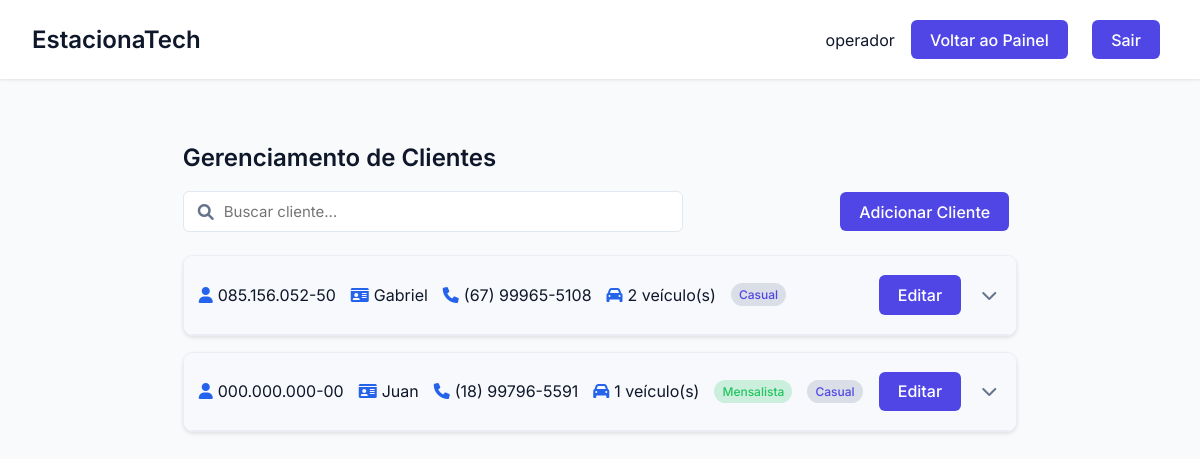
Before: /cliente/gerenciar_clientes (signed in) with the older database file.
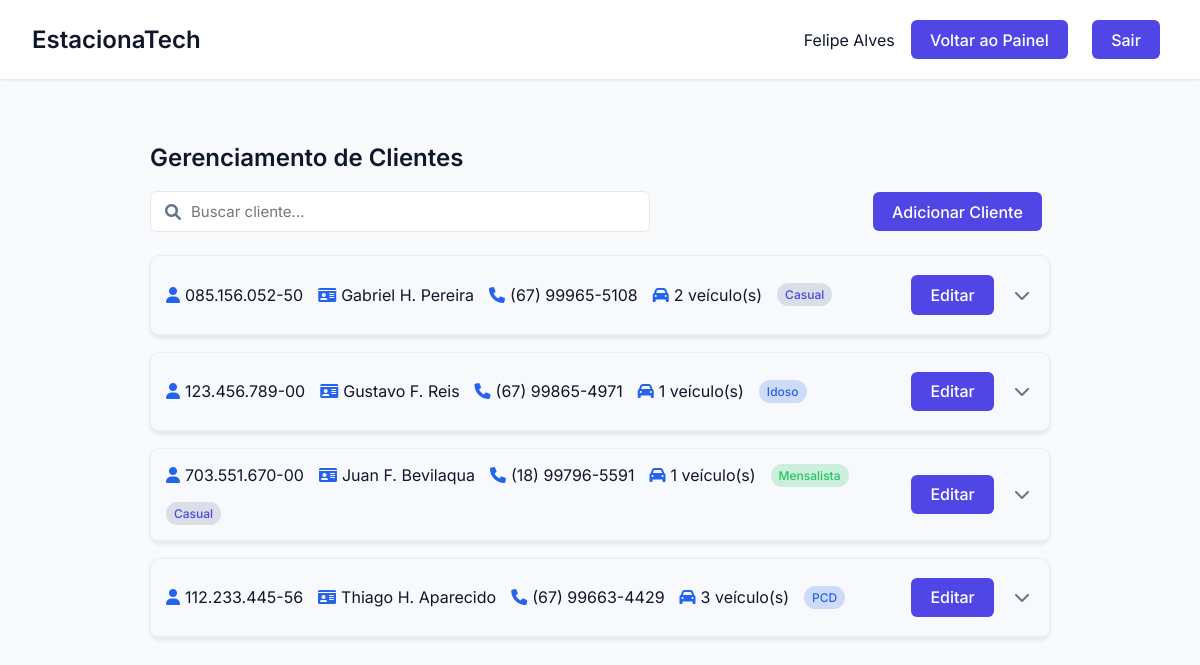
After: the same page with the newer database file.
### tables this page shows
CREATE TABLE Cliente (
        id_cliente INTEGER PRIMARY KEY AUTOINCREMENT,
        cpf TEXT,
        nome TEXT NOT NULL,
        telefone TEXT NOT NULL,
        email TEXT NOT NULL,
        mensalista BOOLEAN NOT NULL,
        modalidade TEXT NOT NULL CHECK (modalidade IN ('casual', 'mensalista', 'pcd', 'idoso'))
    );

### EstacionaTech/routes/cliente_routes.py (the view)
@cliente_bp.route('/gerenciar_clientes')
def gerenciar_clientes():
    if 'usuario_id' not in session:
        flash('Você precisa fazer login para acessar esta página.', 'error')
        return redirect(url_for('auth.login'))
    clientes = ClienteController.listar_clientes()
    return render_template(
        'gerenciar_clientes.html',
        clientes=clientes,
        nome=session.get('nome')
    )

### EstacionaTech/controllers/cliente_controller.py (called while the page is built)
    @staticmethod
    def listar_clientes():
        return Cliente.listar_todos()

### EstacionaTech/database/database.py (called while the page is built)
def conectar():
    diretorio_db = "EstacionaTech/database"
    if not os.path.exists(diretorio_db):
        os.makedirs(diretorio_db)  # Criar diretório caso não exista
    return sqlite3.connect(f"{diretorio_db}/estacionatech.db")

### app.py (called while the page is built)
@app.before_request
def make_session_permanent():
    session.permanent = True

### EstacionaTech/templates/gerenciar_clientes.html (shortened to what this page needs)
<!DOCTYPE html>
<html lang="pt-BR">
<head>
    <link rel="stylesheet" href="{{ url_for('static', filename='css/estilo.css') }}">
    <link rel="stylesheet" href="{{ url_for('static', filename='css/gerenciar_clientes.css') }}">
    <link rel="stylesheet" href="https://cdnjs.cloudflare.com/ajax/libs/font-awesome/6.0.0-beta3/css/all.min.css">
</head>
<body>
    <div class="dashboard">
        <header class="dashboard-header">
            <nav class="dashboard-nav container">
                <h1 class="dashboard-title">EstacionaTech</h1>
                <div class="dashboard-user">
                    <span>{{ nome }}</span>
                    {% if session.get('tipo') == 'administrador' %}
                    <a href="{{ url_for('admin.painel_admin') }}" class="btn btn-primary">Voltar ao Painel</a>
                    {% else %}
                    <a href="{{ url_for('operadores.painel_operador') }}" class="btn btn-primary">Voltar ao Painel</a>
                    {% endif %}
                    <a href="{{ url_for('auth.logout') }}" class="btn btn-primary">Sair</a>
                </div>
            </nav>
        </header>
        <main class="dashboard-content container">
            <h2 class="page-title">Gerenciamento de Clientes</h2>
            <div class="search-container">
                <div class="search-bar">
                    <i class="fas fa-search"></i>
                    <input type="text" id="searchInput" placeholder="Buscar cliente..." onkeyup="filtrarClientes()">
                </div>
                <button class="btn btn-primary" onclick="abrirModalCliente()">
                    Adicionar Cliente
                </button>
            </div>
            <div id="clientesContainer">
                {% if clientes %}
                    {% for cliente in clientes %}
                    <div class="cliente-card" data-nome="{{ cliente.nome }}" data-cpf="{{ cliente.cpf }}">
                        <div class="cliente-header" onclick="toggleCard(this)">
                            <div class="cliente-info">
                                <span><i class="fas fa-user"></i> {{ cliente.nome }}</span>
                                <span><i class="fas fa-id-card"></i> {{ cliente.cpf }}</span>
                                <span><i class="fas fa-phone"></i> {{ cliente.telefone }}</span>
                                <span><i class="fas fa-car"></i> {{ cliente.qtd_veiculos }} veículo(s)</span>
                                {% if cliente.mensalista == 1 %}
                                <span class="badge badge-success me-2">Mensalista</span>
                                {% endif %}
                                {% if cliente.modalidade == 'pcd' %}
                                <span class="badge badge-info">PCD</span>
                                {% elif cliente.modalidade == 'idoso' %}
                                <span class="badge badge-info">Idoso</span>
                                {% else %}
                                <span class="badge badge-secondary">Casual</span>
                                {% endif %}
                            </div>
                            <div class="actions">
                                <button class="btn btn-primary" onclick="editarCliente({{ cliente.id_cliente }}, '{{ cliente.cpf }}', '{{ cliente.nome }}', '{{ cliente.telefone }}', '{{ cliente.email }}', {{ cliente.mensalista }}, '{{ cliente.modalidade }}'); event.stopPropagation();">
                                    Editar
                                </button>
                                <button class="icon-button toggle-btn">
                                    <i class="fas fa-chevron-down"></i>
                                </button>
                            </div>
                        </div>
                    </div>
                    {% endfor %}
                {% endif %}
            </div>
        </main>
    </div>
</body>
</html>

Changed rows visible on the page:
changed Cliente id 2: cpf "Gabriel" → "Gabriel H. Pereira"
added Cliente: nome "123.456.789-00", cpf "Gustavo F. Reis", telefone "(67) 99865-4971", qtd_veiculos "1", modalidade "Idoso"
changed Cliente: nome "000.000.000-00" → "703.551.670-00"; cpf "Juan" → "Juan F. Bevilaqua"
added Cliente: nome "112.233.445-56", cpf "Thiago H. Aparecido", telefone "(67) 99663-4429", qtd_veiculos "3", modalidade "PCD"
Other visible differences:
{{ nome }}: "operador" → "Felipe Alves"
